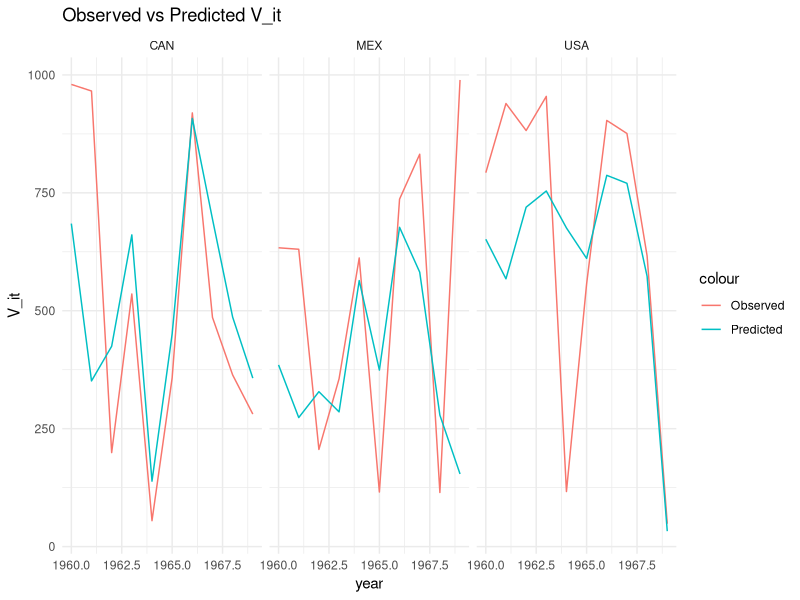

Write R code to recreate this figure.
# Not working but trying to flesh out the method
library(minpack.lm)
library(dplyr)
library(ggplot2)

# Define the modified Gompertz model function to predict V_it
model_function <- function(params, data) {
  gamma_max_USA <- params[1]
  lambda <- params[2]
  phi <- params[3]
  theta_R <- params[4]
  theta_F <- params[5]
  alpha <- params[6]
  beta_i <- params[7:length(params)]
  
  #######
  # Saturation levels defined by the USA
  # Define Ubar_it and Dbar_it for country i at time t
  D_bar_it <- ifelse(D_it > D_USA_t, D_it - D_USA_t, 0) # If more densely populated, should have lower saturation levels
  U_bar_it <- ifelse(U_it > U_USA_t, U_it - U_USA_t, 0) # If more urbanized, should have lower saturation levels
  saturation_level_it <- gamma_max_USA + lambda * data$Dbar_it + phi * data$Ubar_it # For country i at time t,lambda and phi negative
  
  # Defining different responses to falling and rising incomes
  R_it = ifelse(GDP_it > GDP_i_t_minus_1, 1, 0) 
  F_it = ifelse(GDP_it < GDP_i_t_minus_1, 1, 0)
  theta <- theta_R * R_it + theta_F * F_it
  
  # Define the exponential term
  exp_term <- exp(alpha * exp(beta_i[as.numeric(as.factor(data$Country))] * data$GDP_it))
  V_it <- saturation_level_it * theta * exp_term + (1 - theta) * data$V_i_t_minus_1
  return(V_it)
}


#######################################################################



library(dplyr)

# Define the model function
model_function <- function(params, data) {
  gamma_max_USA <- params[1]
  lambda <- params[2]
  phi <- params[3]
  theta_R <- params[4]
  theta_F <- params[5]
  alpha <- params[6]
  beta_i <- params[7:length(params)] # Beta_i for each country
  
  # Ensure the data is in the correct format
  data <- data %>%
    mutate(D_it = ifelse(D_it > 0, D_it, 0))
  
  # Define Ubar_it and Dbar_it for country i at time t
  D_bar_it <- ifelse(data$D_it > data$D_USA_t, data$D_it - data$D_USA_t, 0)
  U_bar_it <- ifelse(data$U_it > data$U_USA_t, data$U_it - data$U_USA_t, 0)
  
  # Saturation levels defined by the USA
  saturation_level_it <- gamma_max_USA + lambda * D_bar_it + phi * U_bar_it
  
  # Defining different responses to falling and rising incomes
  R_it <- ifelse(data$GDP_it > data$GDP_i_t_minus_1, 1, 0)
  F_it <- ifelse(data$GDP_it < data$GDP_i_t_minus_1, 1, 0)
  theta <- theta_R * R_it + theta_F * F_it
  
  # Define the exponential term
  exp_term <- exp(alpha + beta_i[as.numeric(as.factor(data$country))] * log(data$GDP_it))
  
  # Calculate V_it based on the modified Gompertz curve
  V_it <- saturation_level_it * theta * exp_term + (1 - theta) * data$V_i_t_minus_1
  
  return(V_it)
}

# Define the objective function (sum of squared residuals)
objective_function <- function(params, data) {
  V_it_pred <- model_function(params, data)
  SSR <- sum((data$V_it - V_it_pred)^2)
  return(SSR)
}

# Example data frame
data <- data.frame(
  country = rep(c("USA", "CAN", "MEX"), each = 10),
  year = rep(1960:1969, times = 3),
  D_it = runif(30, 0, 100),
  GDP_it = runif(30, 1000, 50000),
  GDP_i_t_minus_1 = runif(30, 1000, 50000),
  V_i_t_minus_1 = runif(30, 0, 1000),
  V_it = runif(30, 0, 1000),
  R_it = runif(30, 0, 1),
  F_it = runif(30, 0, 1),
  U_it = runif(30, 0, 100),
  D_USA_t = runif(30, 0, 100),
  U_USA_t = runif(30, 0, 100)
)

# Initial parameter values
initial_params <- c(852, -0.000388, -0.007765, 0.095, 0.084, -5.897, rep(-0.20, length(unique(data$country))))

# Optimize the parameters using iterative least squares
result <- optim(par = initial_params, fn = objective_function, data = data, method = "BFGS")

# Estimated parameters
estimated_params <- result$par
print(estimated_params)


#########################################################################################################################
# Define the model function
model_function <- function(params, data, q = 1.1) {
  # Extract parameters
  gamma_max_USA <- params[1]
  lambda <- params[2]
  phi <- params[3]
  theta_R <- params[4]
  theta_F <- params[5]
  alpha <- params[6]
  beta_i <- params[7:length(params)] # Beta_i for each country
  
  # Calculate gamma_max_USA based on the maximum V_it value for the USA
  gamma_max_USA <- max(data %>% filter(country == "USA") %>% pull(V_it)) * q
  
  # Ensure the data is in the correct format
  data <- data %>%
    mutate(D_it = ifelse(D_it > 0, D_it, 0))
  
  # Define Ubar_it and Dbar_it for country i at time t
  data <- data %>%
    mutate(
      D_bar_it = ifelse(D_it > D_USA_t, D_it - D_USA_t, 0),
      U_bar_it = ifelse(U_it > U_USA_t, U_it - U_USA_t, 0)
    )
  
  # Saturation levels defined by the USA
  data <- data %>%
    mutate(saturation_level_it = gamma_max_USA + lambda * D_bar_it + phi * U_bar_it)
  
  # Defining different responses to falling and rising incomes
  data <- data %>%
    mutate(
      R_it = ifelse(GDP_it > GDP_i_t_minus_1, 1, 0),
      F_it = ifelse(GDP_it < GDP_i_t_minus_1, 1, 0),
      theta = theta_R * R_it + theta_F * F_it
    )
  
  # Define the exponential term
  data <- data %>%
    mutate(exp_term = exp(alpha + beta_i[as.numeric(as.factor(country))] * log(GDP_it)))
  
  # Calculate V_it based on the modified Gompertz curve
  data <- data %>%
    mutate(V_it_pred = saturation_level_it * theta * exp_term + (1 - theta) * V_i_t_minus_1)
  
  return(data$V_it_pred)
}

# Define the objective function (sum of squared residuals)
objective_function <- function(params, data, q = 1.1) {
  V_it_pred <- model_function(params, data, q)
  SSR <- sum((data$V_it - V_it_pred)^2)
  return(SSR)
}

# Example data frame
data <- data.frame(
  country = rep(c("USA", "CAN", "MEX"), each = 10),
  year = rep(1960:1969, times = 3),
  D_it = runif(30, 0, 100),
  GDP_it = runif(30, 1000, 50000),
  GDP_i_t_minus_1 = runif(30, 1000, 50000),
  V_i_t_minus_1 = runif(30, 0, 1000),
  V_it = runif(30, 0, 1000),
  U_it = runif(30, 0, 100),
  D_USA_t = runif(30, 0, 100),
  U_USA_t = runif(30, 0, 100)
)

# Initial parameter values
initial_params <- c(852, -0.000388, -0.007765, 0.095, 0.084, -5.897, rep(-0.20, length(unique(data$country))))

# Optimize the parameters using iterative least squares
result <- optim(par = initial_params, fn = objective_function, data = data, method = "BFGS")

# Estimated parameters
estimated_params <- result$par
print(estimated_params)

# Plot the results
data$V_it_pred <- model_function(estimated_params, data)

library(ggplot2)
ggplot(data, aes(x = year)) +
  geom_line(aes(y = V_it, color = "Observed")) +
  geom_line(aes(y = V_it_pred, color = "Predicted")) +
  facet_wrap(~ country) +
  labs(title = "Observed vs Predicted V_it", y = "V_it") +
  theme_minimal()
